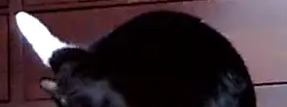
#> input picture cat-id/data_v2/cat_a/1783874021.568372-q298cr.jpg, 287 x 107 px; its folder holds 3 pictures in this run
$ python dedupe.py data_v2/cat_a/1783874021.568372-q298cr.jpg
#> lines starting #> are read from the running program, lines starting #| are printed output that depends on the picture
#!/usr/bin/env python3
"""Collapse near-duplicate crops down to one representative each.

Frigate re-acquires a stationary cat every second or so, so a single long
sit produces dozens of near-identical frames - one 82-minute visit alone
contributed 55, a fifth of the cat_a class. They cost training capacity
and skew the class balance without adding information.

Groups crops by perceptual hash (dHash, Hamming <= THRESH), keeps the
sharpest frame in each group, and moves the rest to data_v2/_dupes/<class>/.
Nothing is deleted, and _dupes/ sits outside the three class dirs that
train_v2.py reads, so the move is enough to take them out of training.

    python3 dedupe.py            # report only
    python3 dedupe.py --apply    # actually move
"""
import os
import shutil
import sys
from collections import defaultdict

from PIL import Image, ImageFilter, ImageStat

HERE = os.path.dirname(os.path.abspath(__file__))
DATA = os.path.join(HERE, "data_v2")
CLASSES = ["cat_a", "cat_b", "not_cat"]
DUPES = os.path.join(DATA, "_dupes")
THRESH = 5


def dhash(path, size=8):
#> called with size = 8
    px = list(Image.open(path).convert("L").resize((size + 1, size)).getdata())
#> px = 72 values, max 204 at index 28, min 0 at index 22, mean 52.28
    bits = 0
    for r in range(size):
        for c in range(size):
            bits = (bits << 1) | (1 if px[r * (size + 1) + c]
                                  > px[r * (size + 1) + c + 1] else 0)
#> after the loop, bits = 10437215781634732120
    return bits


def sharpness(path):
    """Edge energy - picks the least motion-blurred frame of a group."""
    im = Image.open(path).convert("L").resize((160, 160))
    return ImageStat.Stat(im.filter(ImageFilter.FIND_EDGES)).var[0]


def hamming(a, b):
    return bin(a ^ b).count("1")


def main():
    apply = "--apply" in sys.argv
    total_kept = total_moved = 0

    for kind in CLASSES:
        d = os.path.join(DATA, kind)
        files = sorted(f for f in os.listdir(d) if f.endswith(".jpg"))
        if not files:
            continue
        hashes = {f: dhash(os.path.join(d, f)) for f in files}
#> call 2 of dhash, with size = 8
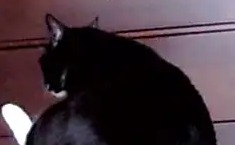
#> input picture cat-id/data_v2/cat_a/1783874026.736912-ngbgvf.jpg, 235 x 145 px
#> in dhash (call 2), `px = list(Image.open(path).convert("L").resize((size + 1, size)).getda..`: px = 72 values, max 218 at index 54, min 0 at index 21, mean 57.62
#> after the loop in dhash (call 2), `for r in range(size):`: bits = 27268785630409968
#> call 3 of dhash, with size = 8
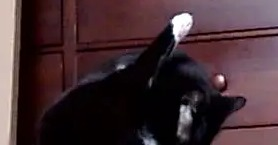
#> input picture cat-id/data_v2/cat_a/1783874087.071467-siq1ri.jpg, 278 x 145 px
#> in dhash (call 3), `px = list(Image.open(path).convert("L").resize((size + 1, size)).getda..`: px = 72 values, max 129 at index 8, min 0 at index 48, mean 52.06
#> after the loop in dhash (call 3), `for r in range(size):`: bits = 9261283991156216964

        parent = {f: f for f in files}

        def find(x):
            while parent[x] != x:
                parent[x] = parent[parent[x]]
                x = parent[x]
            return x

        for i, a in enumerate(files):
            for b in files[i + 1:]:
                if hamming(hashes[a], hashes[b]) <= THRESH:
                    ra, rb = find(a), find(b)
                    if ra != rb:
                        parent[ra] = rb

        groups = defaultdict(list)
        for f in files:
            groups[find(f)].append(f)

        moved = []
        for members in groups.values():
            if len(members) == 1:
                continue
            best = max(members, key=lambda f: sharpness(os.path.join(d, f)))
            moved += [f for f in members if f != best]

        kept = len(files) - len(moved)
        total_kept += kept
        total_moved += len(moved)
        biggest = max((len(m) for m in groups.values()), default=0)
        print(f"{kind:8s} {len(files):4d} -> {kept:4d} keep, "
              f"{len(moved):4d} dup   (largest group {biggest})")

        if apply and moved:
            out = os.path.join(DUPES, kind)
            os.makedirs(out, exist_ok=True)
            for f in moved:
                shutil.move(os.path.join(d, f), os.path.join(out, f))

    print(f"\ntotal {total_kept + total_moved} -> {total_kept} kept, "
          f"{total_moved} moved to data_v2/_dupes/")
    if not apply:
        print("dry run - re-run with --apply to move them")
    else:
        print("now run: python3 sync_labels.py")


if __name__ == "__main__":
#> (the run stopped early here; a loop or call above may not have finished)
